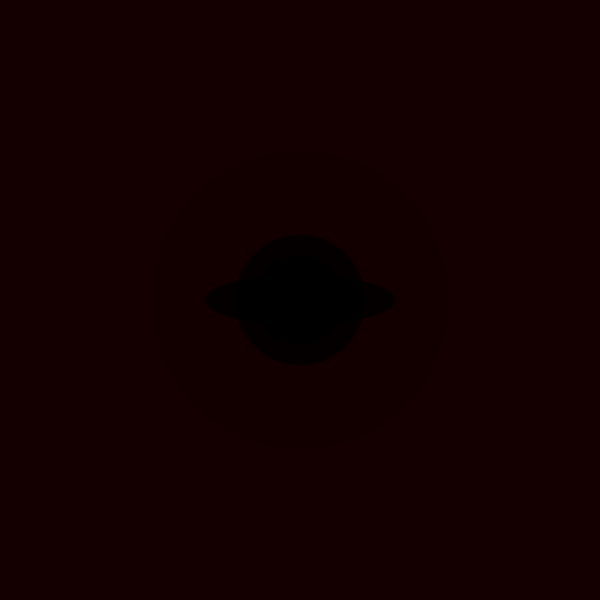
Frame 1 (no input)
Frame 60 (the mouse pressed at the canvas centre just before this capture): identical to frame 1, image omitted
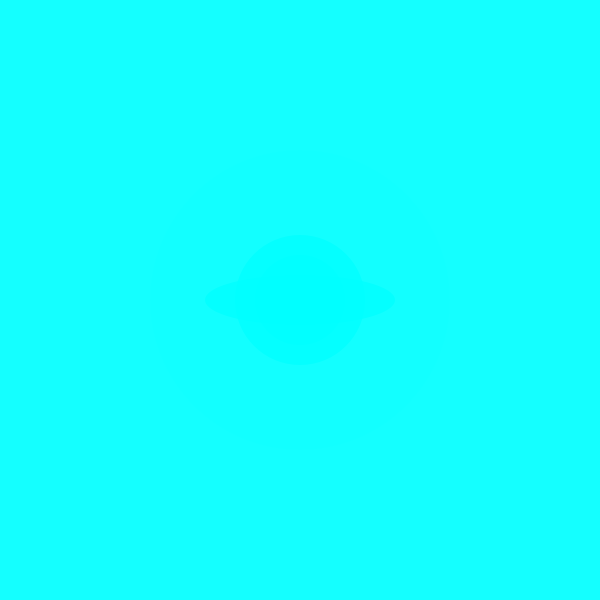
Frame 120 (the mouse held since frame 60 and released just before this capture)

The Processing sketch that drew these frames (run headless with seeded random() and noise(); from frame 60 on, the mouse is pressed at the canvas centre):

// Processing sketch: processing_85521
// ── processing_85521.pde

void setup()
{size(600,600);
}


void draw()
{
background(20,mouseX,mouseX); //fond
fill(0,mouseY,mouseX,20); //remplissage gros cercle
noStroke();
ellipse(300,300,300,300); // gros cercle

{
  fill(0,mouseY,mouseX,200); //remplissage petits et moyens cercles
{
{
ellipse(300,300,20,20); //petits cercles
ellipse(300,300,50,50); // petit moyens cercles
ellipse(300,300,90,90); // moyen 
ellipse(300,300,130,130); // moyens groq cercles
ellipse(300,300,190,50); // oval cercles
}
}
}
}
